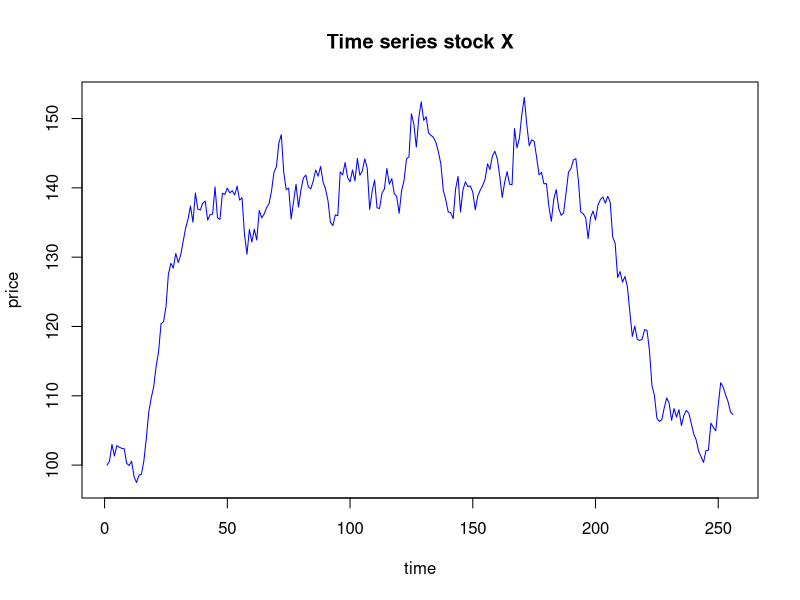

Write R code to recreate this figure.
N1 <- (255)
N2 <- (N1+1)
Z_MEAN <- (0)
Z_SD <- (1)
RETURN_MEAN <- rnorm(1,0,0.3)
RETURN_SD <- rnorm(1,0,0.3)
u <- (RETURN_MEAN) # Expected annual return (%)
sd <- (RETURN_SD) # Expected annual standard deviation (%)
s <- (100) # Starting price
#_
a <- 2 #LEAVE ALONE
t <- (1:N2) # LEAVE ALONE -- TIME
Z <- rnorm(N1,Z_MEAN,Z_SD) # Random normally distributed values, mean = 0, stdv = 1
price <- c(s) # Price vector
# Time. Days to put on the x axis
for(i in Z)
{
  S = s + s*(u/N1 + sd/sqrt(N1)*i)
  price[a] <- S 
  s = S 
  a = a + 1
}
plot(t,price,main="Time series stock X",xlab="time",ylab="price", type="l",col="blue")
summary(price)
statistics<- c(sd(price),mean(price),(price[N2]-price[1])/price[1]*100)
names(statistics) <- c("Volatility","Average price)","Return %")
print(statistics)
u
